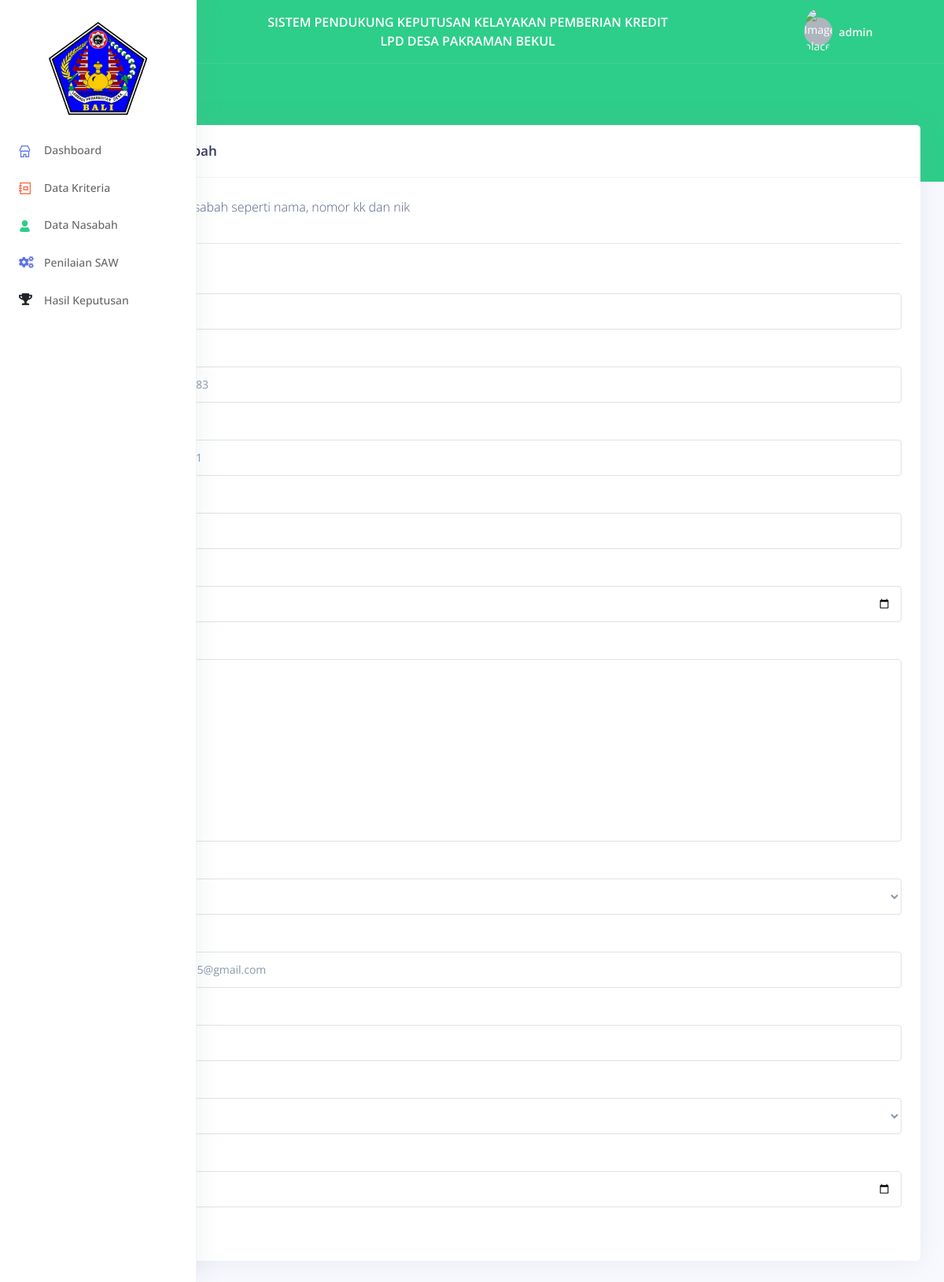
Page /nasabah/edit?id=17 (signed in) on the committed database.
### tables this page shows
CREATE TABLE `nasabah` (
  `id_nsb` int(11) NOT NULL,
  `nama_nsb` varchar(45) NOT NULL,
  `no_kk` varchar(40) NOT NULL,
  `no_nik` varchar(16) NOT NULL,
  `tempat_lahir` varchar(15) NOT NULL,
  `tgl_lahir` date NOT NULL,
  `alamat` varchar(60) NOT NULL,
  `agama` enum('Hindu','Islam','Kristen','Buddha') NOT NULL,
  `email` varchar(35) NOT NULL,
  `no_tlp` varchar(15) NOT NULL,
  `jenis_kelamin` enum('Pria','Wanita') NOT NULL,
  `periode` date NOT NULL
);

### system/base/view.php (called while the page is built)
<?php
function view($path, $data = []){
    extract($data);
    require_once("app/views/".$path.".php");
}

### app/controllers/NasabahController.php (called while the page is built, shortened)
<?php
class NasabahController extends Controller {
    public function edit()
    {
        $nasabah = (new NasabahModel())->first($_GET['id']);
        view('includes/layout', [
            'content'       => "nasabah/nasabah.edit",
            'nasabah'       => $nasabah,
        ]);
    }
}

### routes.php (called while the page is built, shortened)
<?php
$router = new Route();
$router->get('/', \App\Controllers\DashboardController::class, 'index');
$router->get('/login', \App\Controllers\LoginController::class, 'login');
$router->get('/logout', \App\Controllers\LoginController::class, 'logout');
$router->post('/login', \App\Controllers\LoginController::class, 'doLogin');
$router->get('/nasabah', \App\Controllers\NasabahController::class, 'index');
$router->get('/nasabah/insert', \App\Controllers\NasabahController::class, 'insert');
$router->get('/nasabah/bobot', \App\Controllers\NasabahController::class, 'bobot');
$router->get('/nasabah/edit', \App\Controllers\NasabahController::class, 'edit');
$router->get('/nasabah/detail', \App\Controllers\NasabahController::class, 'detail');
$router->post('/nasabah/bobot', \App\Controllers\NasabahController::class, 'updateBobot');
$router->post('/nasabah/create', \App\Controllers\NasabahController::class, 'create');
$router->post('/nasabah/update', \App\Controllers\NasabahController::class, 'update');
$router->post('/nasabah/delete', \App\Controllers\NasabahController::class, 'delete');
$router->get('/perhitungan', \App\Controllers\PerhitunganController::class, 'index');
$router->get('/ranking', \App\Controllers\RankingController::class, 'ranking');
$router->get('/laporan', \App\Controllers\LaporanController::class, 'laporan');
$router->get('/laporan/pdf', \App\Controllers\LaporanController::class, 'generatePDF');
$router->get('/criteria', \App\Controllers\CriteriaController::class, 'index');
$router->get('/criteria/sub-criteria', \App\Controllers\CriteriaController::class, 'createSubCriteria');
$router->get('/criteria/edit', \App\Controllers\CriteriaController::class, 'edit');
$router->get('/criteria/insert', \App\Controllers\CriteriaController::class, 'insert');
$router->post('/criteria/create', \App\Controllers\CriteriaController::class, 'create');
$router->post('/criteria/update', \App\Controllers\CriteriaController::class, 'update');
$router->post('/criteria/delete', \App\Controllers\CriteriaController::class, 'delete');
$router->post('/criteria/update-sub-criteria', \App\Controllers\CriteriaController::class, 'updateSubCriteria');
$router->get('/a', \App\Controllers\LatihanController::class, 'index');
$router->run();

### index.php (called while the page is built, shortened)
<?php
require_once 'routes.php';

### system/model/Connection.php (called while the page is built, shortened)
<?php
class Connection {
    private $host       = 'localhost';
    private $name       = 'name';
    private $user       = 'root';
    private $password   = '';
    private $connection;
    public function __construct()
    {
        $this->host     = DB_HOST;
        $this->name     = DB_NAME;
        $this->user     = DB_USER;
        $this->password = DB_PASSWORD;
    }
    public function getConnection()
    {
        return $this->connection;
    }
    private function connect(){
        try {
            $this->connection = new \PDO("mysql:host=$this->host;dbname=$this->name", $this->user, $this->password);
            $this->connection->setAttribute(\PDO::ATTR_ERRMODE, \PDO::ERRMODE_EXCEPTION);
        } catch (\Exception $exception) {
            var_dump($exception->getMessage());
        }
    }
}

### system/model/Model.php (called while the page is built, shortened)
<?php
class Model {
    protected $connection;
    public function __construct()
    {
        $this->connection = (new Connection())->getConnection();
    }
    public function query($sql, $bindings = [])
    {
        $query = $this->connection->prepare($sql);
        for ($i = 0; $i < count($bindings); $i++) {
            $query->bindParam($i + 1, $bindings[$i]);
        }
        $query->execute();
        return $query->fetchAll();
    }
}

### app/models/NasabahModel.php (called while the page is built, shortened)
<?php
class NasabahModel extends Model {
    protected $table = 'nasabah';
    public function first($id)
    {
        $result = $this->query("SELECT * FROM $this->table WHERE id_nsb = ?", [$id]);
        if (count($result) > 0) {
            return $result[0];
        }
        return null;
    }
}

### system/base/flash.php (called while the page is built, shortened)
<?php
function flashHas($key){
    $session = new System\Session\Session();
    return $session->has($key);
}

### system/session/Session.php (called while the page is built, shortened)
<?php
class Session {
    public function has($key)
    {
        return isset($_SESSION[$key]);
    }
}

### app/views/nasabah/nasabah.edit.php (the view, shortened to what this page needs)
<div class="header bg-success pb-6">
    <div class="container-fluid">
        <div class="header-body">
            <div class="row align-items-center py-4">
                <div class="col-lg-6 col-7">
                    <h6 class="h2 text-white d-inline-block mb-0">Edit Nasabah</h6>
                </div>
            </div>
        </div>
    </div>
</div>
<div class="container-fluid mt--6">
    <div class="row">
        <div class="col">
            <div class="card-wrapper">
                <div class="card">
                    <div class="card-header">
                        <h3 class="mb-0">Ubah data nasabah</h3>
                    </div>
                    <div class="card-body">
                        <div class="row">
                            <div class="col-lg-8">
                                <p class="mb-0">
                                    Masukkan data nasabah seperti nama, nomor kk dan nik
                                </p>
                            </div>
                        </div>
                        <hr>
                        <form action="<?= BASE_PATH; ?>/nasabah/update" method="post" class="needs-validation" novalidate="">
                            <div class="form-row">
                                <div class="col-md-12 mb-3">
                                    <label class="form-control-label" for="nama">Nama Nasabah</label>
                                    <input value="<?= $nasabah['nama_nsb']; ?>" name="nama" type="text" class="form-control <?= flashHas('error-nama') ? 'is-invalid' : ''; ?>" id="nama" placeholder="Masukkan nama nasabah ...">
                                </div>
                            </div>
                            <div class="form-row">
                                <div class="col-md-12 mb-3">
                                    <label class="form-control-label" for="no_kk">Nomor KK</label>
                                    <input value="<?= $nasabah['no_kk'] ?>" name="no_kk" type="text" class="form-control <?= flashHas('error-no_kk') ? 'is-invalid' : ''; ?>" id="no_kk" placeholder="Masukkan nomor kk ...">
                                </div>
                            </div>
                            <div class="form-row">
                                <div class="col-md-12 mb-3">
                                    <label class="form-control-label" for="nik">NIK</label>
                                    <input value="<?= $nasabah['no_nik']; ?>" name="nik" type="number" class="form-control <?= flashHas('error-nik') ? 'is-invalid' : ''; ?>" id="nik" placeholder="Masukkan nik ...">
                                </div>
                            </div>
                            <div class="form-row">
                                <div class="col-md-12 mb-3">
                                    <label class="form-control-label" for="tempat_lahir">Tempat Lahir</label>
                                    <input value="<?= $nasabah['tempat_lahir']; ?>" name="tempat_lahir" type="text" class="form-control <?= flashHas('error-tempat_lahir') ? 'is-invalid' : ''; ?>" id="tempat_lahir" placeholder="Masukkan tempat lahir ...">
                                </div>
                            </div>
                            <div class="form-row">
                                <div class="col-md-12 mb-3">
                                    <label class="form-control-label" for="tanggal_lahir">Tanggal Lahir</label>
                                    <input value="<?= $nasabah['tgl_lahir']; ?>" name="tanggal_lahir" type="date" class="form-control <?= flashHas('error-tanggal_lahir') ? 'is-invalid' : ''; ?>" id="tanggal_lahir" placeholder="Masukkan tanggal lahir ...">
                                </div>
                            </div>
                            <div class="form-row">
                                <div class="col-md-12 mb-3">
                                    <label class="form-control-label" for="alamat">Alamat</label>
                                    <textarea class="form-control <?= flashHas('error-alamat') ? 'is-invalid' : ''; ?>" resize="none" name="alamat" id="alamat" cols="30" rows="10"><?= $nasabah['alamat']; ?></textarea>
                                </div>
                            </div>
                            <div class="form-row">
                                <div class="col-md-12 mb-3">
                                    <label class="form-control-label" for="agama">Agama</label>
                                    <select class="form-control <?= flashHas('error-agama') ? 'is-invalid' : ''; ?>" name="agama" id="agama">
                                        <option value="Hindu">Hindu</option>
                                    </select>
                                </div>
                            </div>
                            <div class="form-row">
                                <div class="col-md-12 mb-3">
                                    <label class="form-control-label" for="email">Email</label>
                                    <input value="<?= $nasabah['email']; ?>" name="email" type="email" class="form-control <?= flashHas('error-email') ? 'is-invalid' : ''; ?>" id="email" placeholder="Masukkan email ...">
                                </div>
                            </div>
                            <div class="form-row">
                                <div class="col-md-12 mb-3">
                                    <label class="form-control-label" for="no_telepon">No Telepon</label>
                                    <input value="<?= $nasabah['no_tlp']; ?>" name="no_telepon" type="text" class="form-control <?= flashHas('error-no_telepon') ? 'is-invalid' : ''; ?>" id="no_telepon" placeholder="Masukkan no telepon ...">
                                </div>
                            </div>
                            <div class="form-row">
                                <div class="col-md-12 mb-3">
                                    <label class="form-control-label" for="jenis_kelamin">Jenis Kelamin</label>
                                    <select class="form-control <?= flashHas('error-jenis_kelamin') ? 'is-invalid' : ''; ?>" name="jenis_kelamin" id="jenis_kelamin">
                                        <option value="Pria">Pria</option>
                                    </select>
                                </div>
                            </div>
                            <div class="form-row">
                                <div class="col-md-12 mb-3">
                                    <label class="form-control-label" for="periode">Tanggal Pengajuan</label>
                                    <input value="<?= date("Y-m", strtotime($nasabah['periode'])); ?>" name="periode" type="month" class="form-control <?= flashHas('error-periode') ? 'is-invalid' : ''; ?>" id="periode" placeholder="Masukkan periode ...">
                                </div>
                            </div>
                            <button class="btn btn-success btn-sm" type="submit">Ubah</button>
                        </form>
                    </div>
                </div>
            </div>
        </div>
    </div>
</div>

### rows in the picture
nasabah: nama "Ratna Maharani", no_kk "22109089889728783", nik "5271054805022201", tempat_lahir "Mataram", tanggal_lahir "05/08/2000", alamat "Jl. Batu Sari No 4", email "ratnamaharani0805@gmail.com", no_telepon "082345121278", periode "2021-08"

### other values in the picture
sessionGet("username") "admin"
